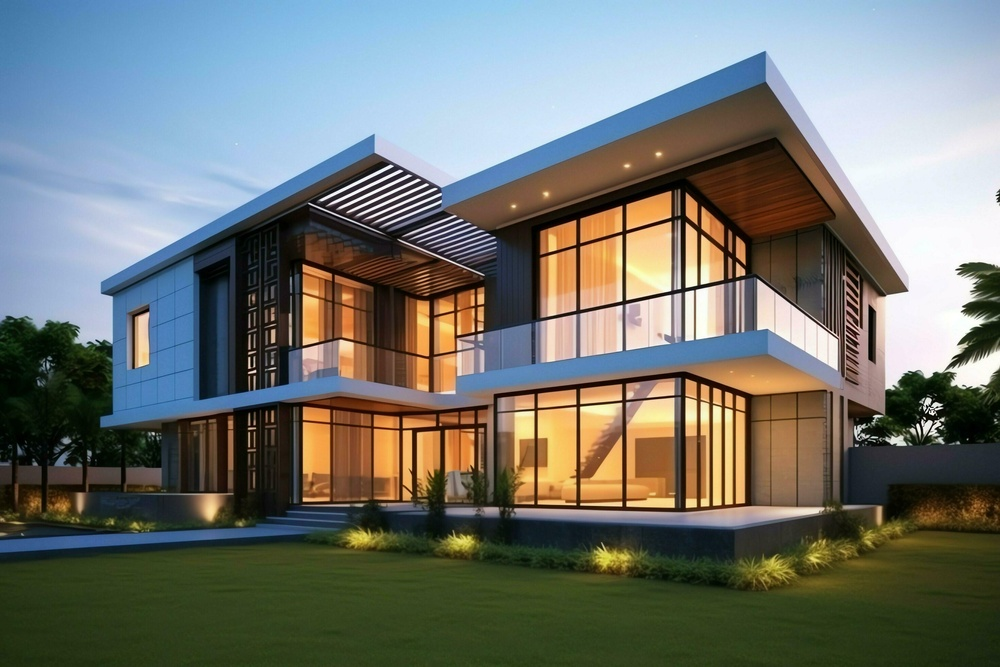
#> input picture RealtyAI/images/house.jpg, 1000 x 667 px, shrunk from 2940 x 1960 before the run
$ python satellite_segmentation.py
#> lines starting #> are read from the running program, lines starting #| are printed output that depends on the picture; after the words box and inside, x2 and y2 are one past the last pixel; in counts of white or black regions, pixels touching at a corner belong together
import cv2
import matplotlib.pyplot as plt

img = cv2.imread("images/house.jpg")
#> img is the input picture: shape (667, 1000, 3); mean B, G, R 111.9, 117.2, 112.9

gray = cv2.cvtColor(img, cv2.COLOR_BGR2GRAY)
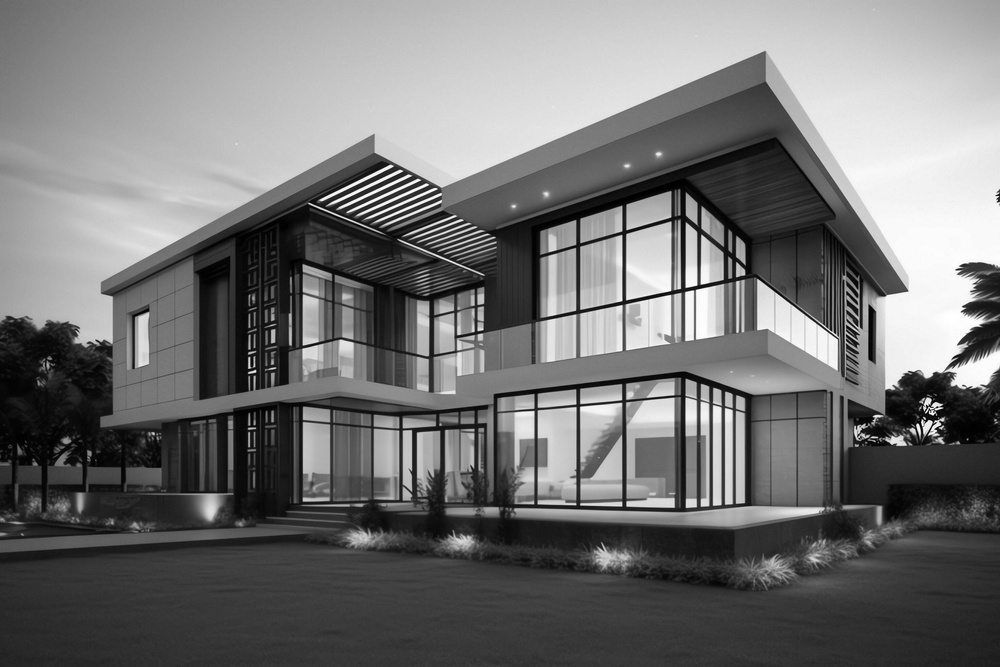
#> gray: shape (667, 1000); min 0, max 255, mean 115.3

# Simple segmentation
_, segmented = cv2.threshold(gray, 120, 255, cv2.THRESH_BINARY)
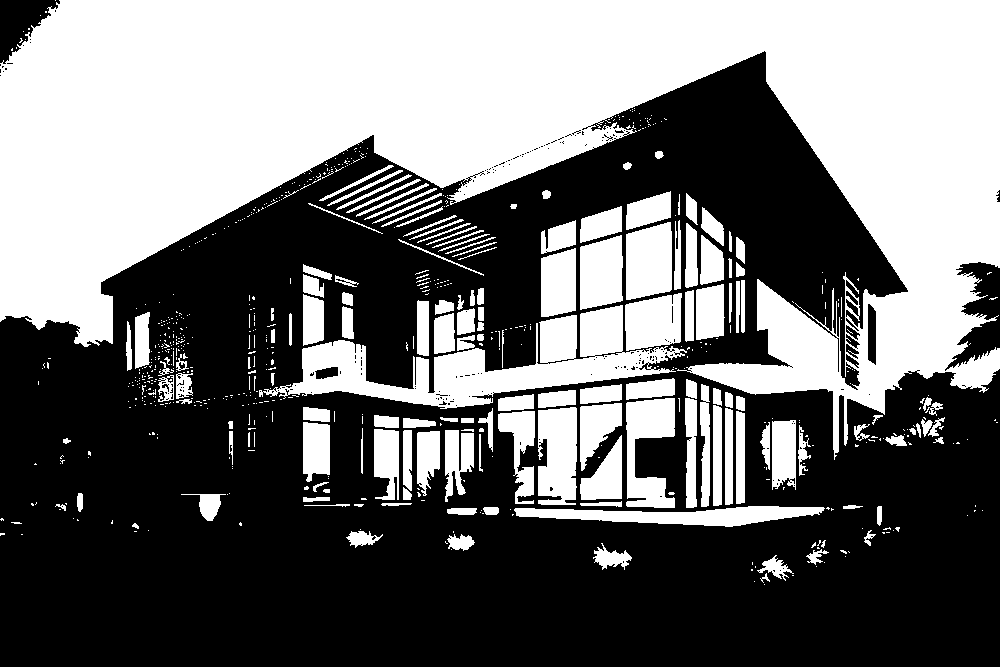
#> segmented: shape (667, 1000); 44.6% white; 705 white regions (549 under 20 px), largest, box (x1, y1, x2, y2) and area: (0, 0, 1000, 460) 214311, (259, 305, 687, 409) 15309, (514, 506, 825, 527) 3667

plt.figure(figsize=(8, 4))

plt.subplot(1, 2, 1)
plt.title("Original Image")
plt.imshow(cv2.cvtColor(img, cv2.COLOR_BGR2RGB))

plt.subplot(1, 2, 2)
plt.title("Segmented Image")
plt.imshow(segmented, cmap="gray")

plt.show()
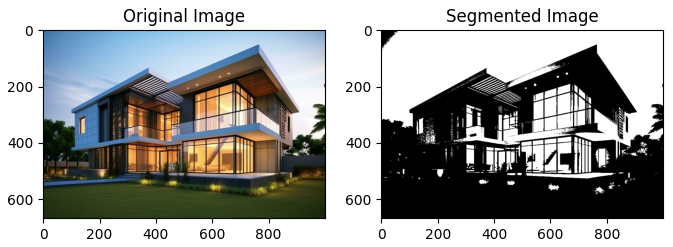
#> figure drawn by matplotlib, 2 panels
